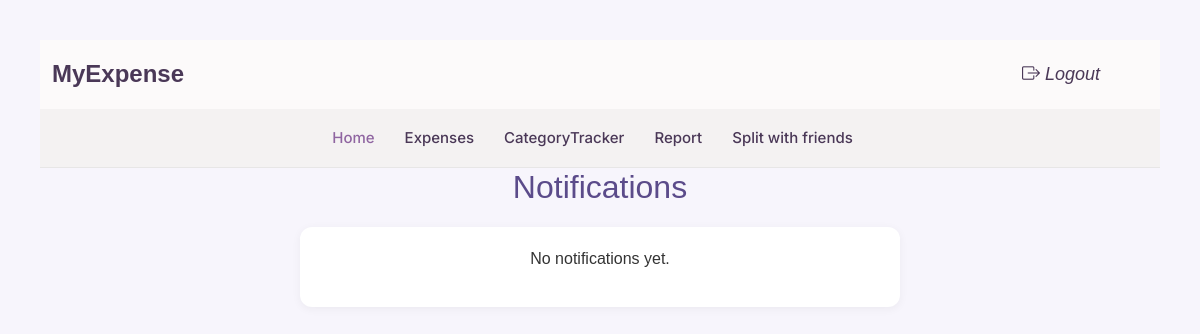
The app's page /notifications/ (signed in), older data.
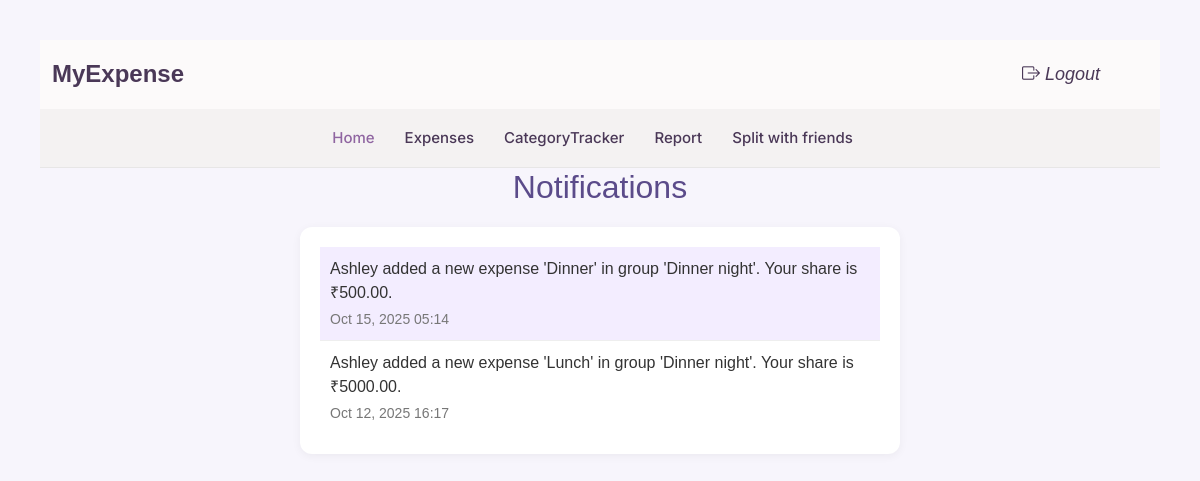
The same page, newer data.
### app/models.py (models this page shows, shortened)
class Notification(models.Model):
    user = models.ForeignKey(User, on_delete=models.CASCADE)
    message = models.CharField(max_length=255)
    is_read = models.BooleanField(default=False)
    created_at = models.DateTimeField(auto_now_add=True)

### app/views.py (the view)
# urls.py: path('notifications/', views.notifications, name='notifications'),
def notifications(request):
    user_notifications = Notification.objects.filter(user=request.user).order_by('-created_at')
    return render(request, 'notifications.html', {'notifications': user_notifications})

### template/notifications.html (shortened to what this page needs)
{% include 'user_header.html' %}
<!DOCTYPE html>
<html lang="en">
<head>
</head>
<body>
  <h2>Notifications</h2>
  <div class="notif-box">
    {% for n in notifications %}
      <div class="notif {% if not n.is_read %}unread{% endif %}">
        {{ n.message }}
        <small>{{ n.created_at|date:"M d, Y H:i" }}</small>
      </div>
    {% empty %}
      <p style="text-align:center;">No notifications yet.</p>
    {% endfor %}
  </div>
</body>
</html>

Row changes from the older to the newer data that the page shows:
added Notification: message "Ashley added a new expense 'Dinner' in group 'Dinner night'. Your share is ₹500.00.", created_at "Oct 15, 2025 05:14", is_read False (drawn)
added Notification: message "Ashley added a new expense 'Lunch' in group 'Dinner night'. Your share is ₹5000.00.", created_at "Oct 12, 2025 16:17", is_read True (drawn)
Text that changed along with them:
text no longer shown: "No notifications yet."
